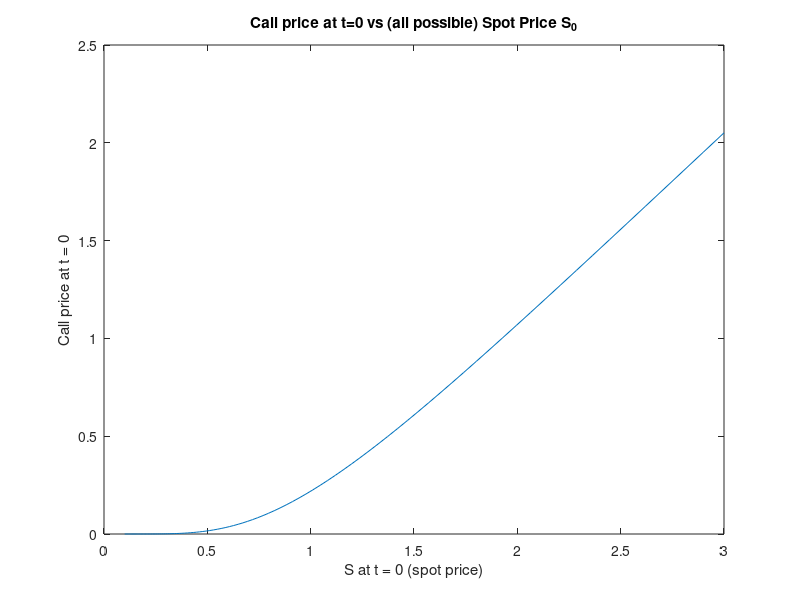

Recreate this plot in MATLAB.
%% PARAMETERS:
% Option parameters:
S0 = 1; K = 0.95; r = 0.001; sigma = 0.5; T = 1;

% Space grid:
N = 100; 
Smin = 0.1 * S0;
Smax = 3 * S0;
xmin = log(Smin/S0);
xmax = log(Smax/S0);
dx = (xmax-xmin)/N;
x = xmin + (0:N) * dx; % space grid

% Time grid:
M = 1000;
dt = T/M;
t = (0:M) * dt;

%% PDE NUMERICAL APPROXIMATION:
% ---------- CHANGE HERE IF NOT EU CALL ---------- %
% c = max(K - S0*exp(x'), 0); % PUT
c = max(S0*exp(x') - K, 0); % EU CALL price vector (terminal condition)
% ------------------------------------------------ %
cnew = zeros(size(c)); % new price vector that we are going to fill

% Backward Euler Scheme (Explicit Euler):
A = (r - sigma^2 / 2) * (1 / (2 * dx)) - sigma^2 / 2 * (1 / dx^2);
B = (-1 / dt) + sigma^2 / dx^2 + r;
C = -(r - sigma^2 / 2) * (1 / (2 * dx)) - sigma^2 / 2 * (1 / dx^2);

for j=M:-1:1
    % ---------- CHANGE HERE IF NOT EU CALL ---------- %
    % cnew(1) = K*exp(-r*(T-(j-1)*dt)) - Smin; % PUT
    cnew(1) = 0; % BC @ xmin = 0 % CALL
    % ------------------------------------------------ %
    for i=2:N % The equation stays the same for Call/Put.
        cnew(i) = (-dt) * (A * c(i-1) + B * c(i) + C * c(i+1));
    end
    % ---------- CHANGE HERE IF NOT EU CALL ---------- %
    % cnew(end) = 0; % PUT
    cnew(end) = Smax - K*exp(-r*(T-(j-1)*dt)); % BC @ xmax = xmin + N*dx % CALL
    % ------------------------------------------------ %
    c = cnew;
end

%% PLOT:
figure
plot(S0 * exp(x), c); 
title('Call price at t=0 vs (all possible) Spot Price S_0'); 
xlabel('S at t = 0 (spot price)');
ylabel('Call price at t = 0');

%% INTERPOLATION:
price_PDE = interp1(x, c, 0, 'spline') % Interpolation of c at x = 0, i.e S = S0
% (S0 being the one we the one we initialized in "Model parameters").
[price_call_CHECK, price_put_CHECK] = blsprice(S0, K, r, T, sigma) % Comparison w/ B&S price. 